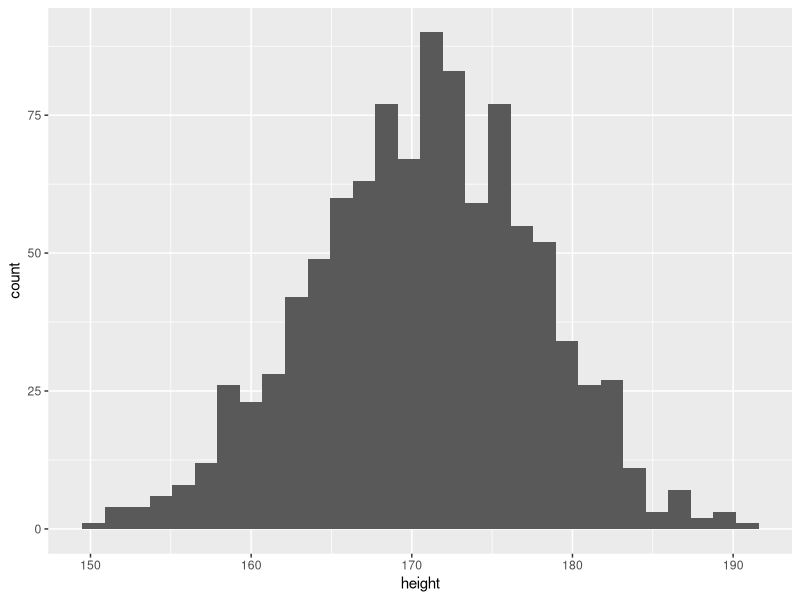
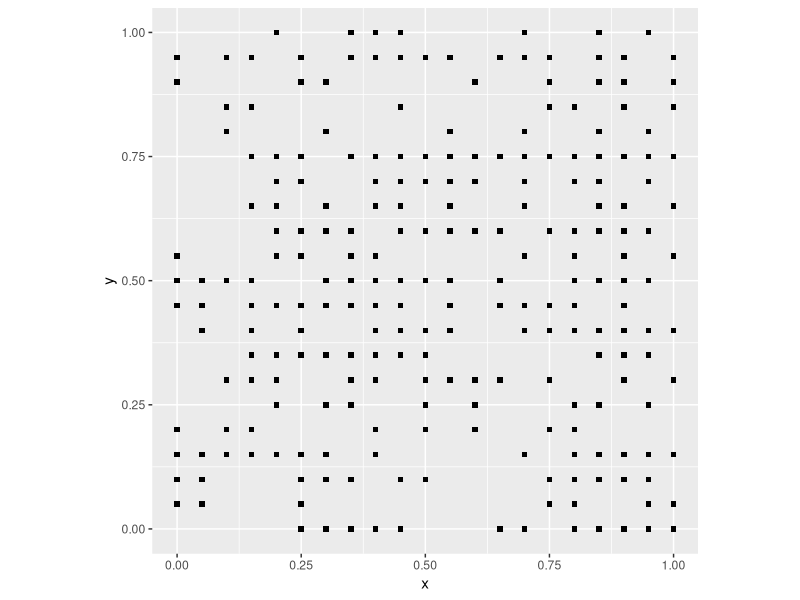
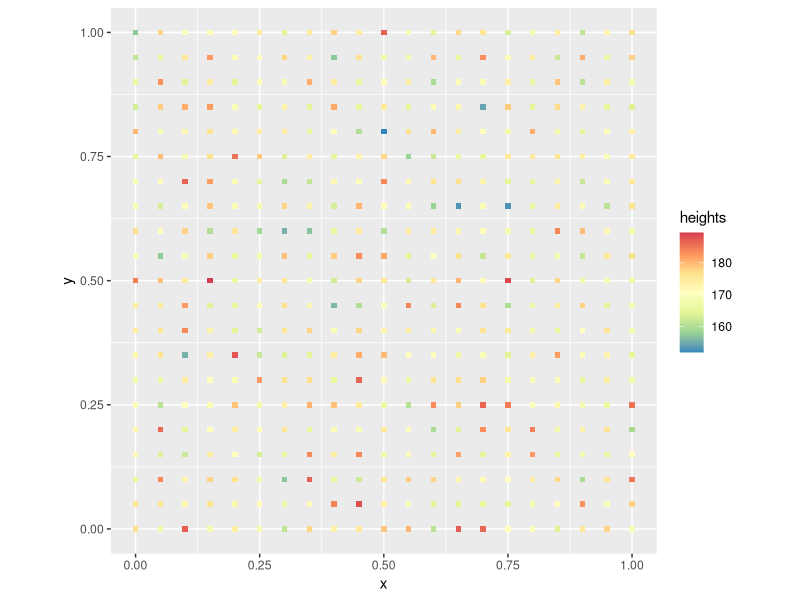
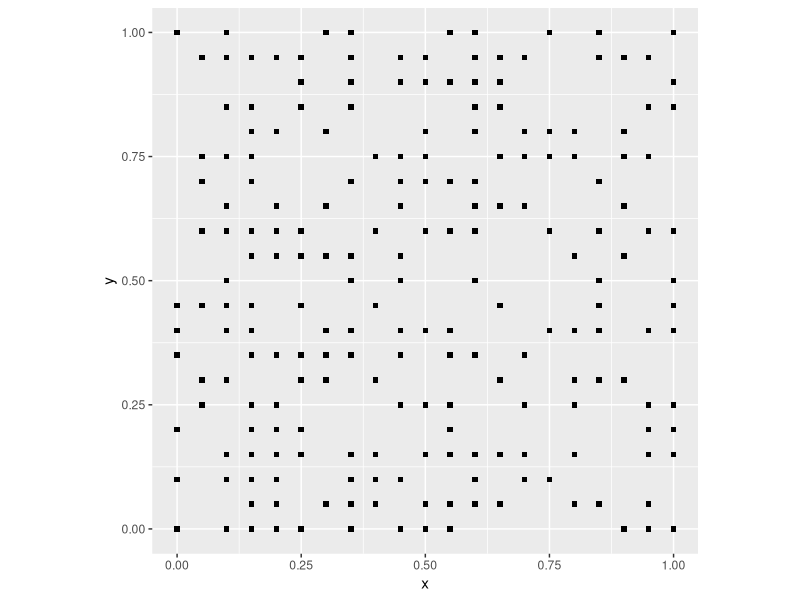
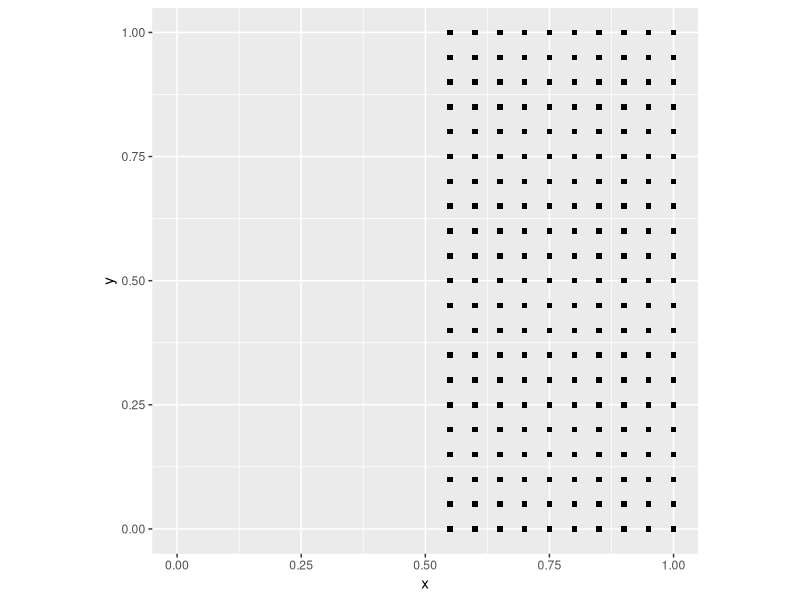
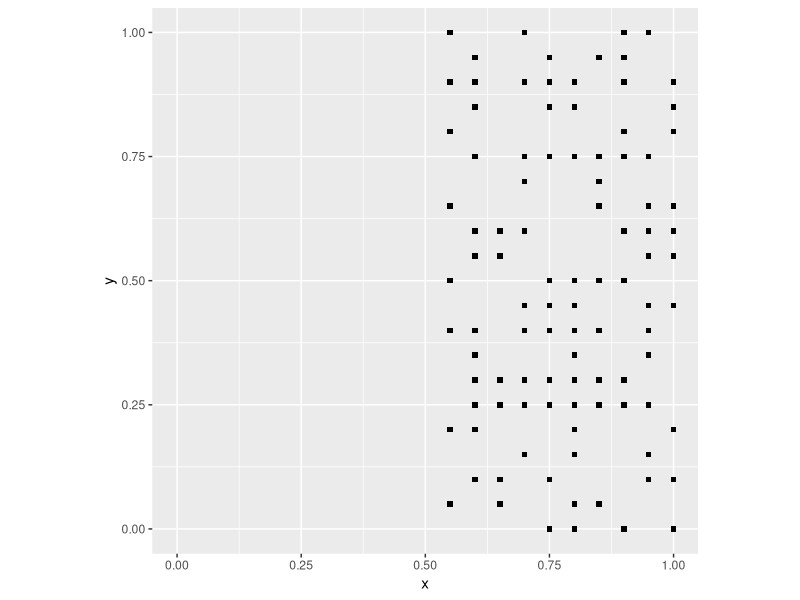
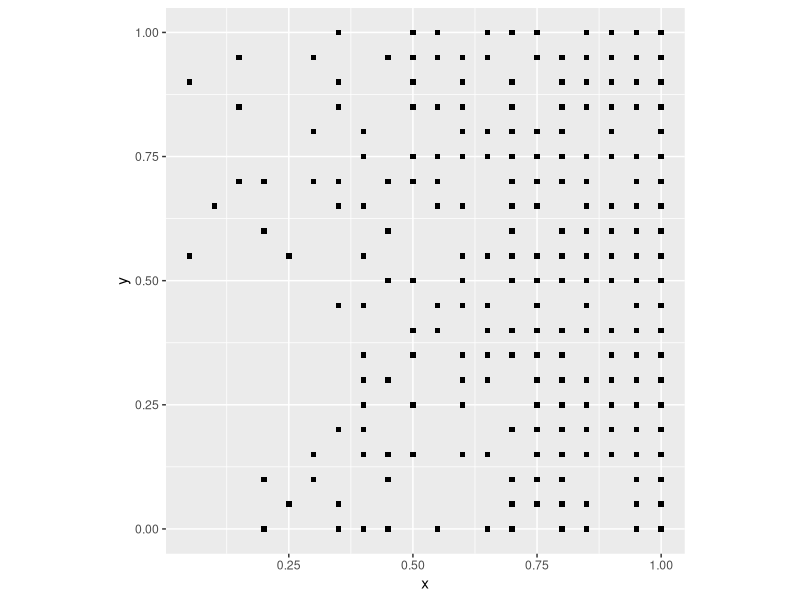
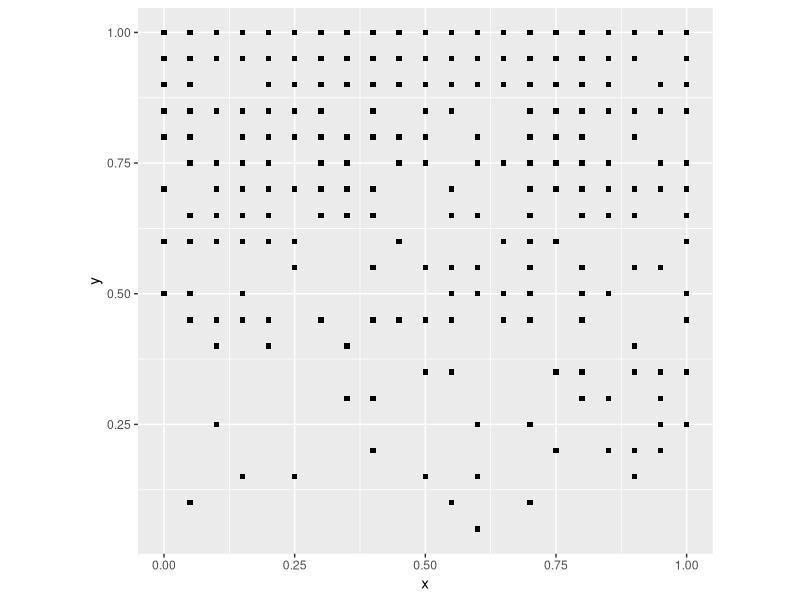

Here is the R script that generated these plots, in order:
## ---- chunk 1
rm(list = ls())
## ---- chunk 2
library(tidyverse)
## ---- chunk 3
#This function simulates the outcome of flipping a coin. 
# Here, we are simulating the result for flipping heads, 
# which has a probability of 0.5. The value of `n` is the 
# number of experiments and `size` is the number of trials 
# in each experiment 
rbinom(n = 1, 
       size = 1, 
       prob = 0.5)
## ---- chunk 4
n <- 1000 # Number of people tossing the coin one time.
coin_flips <- rbinom(n = n, 
                     size = 1, 
                     prob = 0.5)
sum(coin_flips)/n
## ---- chunk 5
# This function generates random numbers based on 
# the normal distribution conditional on the given 
# arguments, i.e., the mean and the standard deviation `sd`. 
rnorm(1, 
      mean = 0, 
      sd = 1)
## ---- chunk 6
rnorm(1, 
      mean = 170.7, 
      sd = 7)
## ---- chunk 7
#Creating a data frame using the random numbers generated 
# from n=1000 people. The results in the data frame are then 
# plotted using ggplot. The end result is a distribution of 
# heights of 1000 men. You are able to see which heights are 
# most common out of the sample.
n <- 1000
height <- rnorm(n, 
                mean = 170.7, 
                sd = 7)
height <- data.frame(height)

# `geom_histogram()` is a geometric object in `ggplot2` that 
# represents the frequency of values in a vector as a bar chart
ggplot(data = height, 
       aes(x = height)) + 
  geom_histogram()
## ---- chunk 8
# expand.grid created a set of coordinates by obtaining 
# all the combinations of the input variables. Here, our 
# landscape ranges in the x-axis from 0 to 1, increasing 
# by 0.05, and the y-axis also from 0 to 1, increasing by 0.05
coords <- expand.grid(x = seq(from = 0, 
                              to = 1, 
                              by = 0.05),
                      y = seq(from = 0, 
                              to = 1, 
                              by = 0.05))
## ---- chunk 9
# `nrow()` returns the number of rows that are present 
# in a data frame. Here, it returns the number of rows 
# in the data frame `coords` 
events <- rbinom(n = nrow(coords), 
                 size = 1, 
                 prob = 0.5)
## ---- chunk 10
# `data.frame()` collects the inputs in a data frame;
# they must have the same number of rows
null_pattern <- data.frame(coords, 
                           events)
## ---- chunk 11
ggplot() + 
  geom_point(data = filter(null_pattern, 
                           events == 1), 
             aes(x = x, 
                 y = y), 
             shape = 15) +
  coord_fixed()
## ---- chunk 12
#heights will be random numbers generated based on 
# the average height of men, 7 standard deviations, 
# and the null landscape "coords" created previously.
heights <- rnorm(n = nrow(coords), 
                 mean = 170.7, 
                 sd = 7)
## ---- chunk 13
null_trend <- data.frame(coords, 
                         heights)
## ---- chunk 14
# Our plot is created based on the dataframe of coords and heights. 
# The value of `x` is plotted to the x-axis, the value of `y` is plotted 
# to the y-axis, and the color of the points depends on the values of 
# `heights`. We can change the _scale_ of colors by means of 
# `scale_color_distiller()`. There, palette `spectral` associates higher 
# values of `heights` as red (taller men), while lower values of `heights` 
# (i.e., shorter men) are appear in blue. More generally, we can control 
# the scale of aesthetic aspects of the plot by means of scale_*something* 
# (scale_shape, scale_size, etc.) 
ggplot() + 
  geom_point(data = null_trend, 
             aes(x = x, 
                 y = y, 
                 color = heights), 
             shape = 15) +
  scale_color_distiller(palette = "Spectral") +
  coord_fixed()
## ---- chunk 15
# Remember that `expand.grid()` will find all combinations of values in the inputs
coords <- expand.grid(x = seq(from = 0, 
                              to = 1, 
                              by = 0.05), 
                      y = seq(from = 0, 
                              to = 1, 
                              by = 0.05))
## ---- chunk 16
# Create a random variable and join to the coordinates to generate a null landscape
events <- rbinom(n = nrow(coords), 
                 size = 1, 
                 prob = 0.5)
null_pattern <- data.frame(coords, 
                           events)

# Plot the null landscape you just created
ggplot() + 
  geom_point(data = subset(null_pattern, 
                           events == 1), 
             aes(x = x, 
                 y = y), 
             shape = 15) +
  coord_fixed()
## ---- chunk 17
# Copy the coordinates to a new object
deterministic_point_pattern <- coords

# `mutate()` adds new variables to a data frame while preserving 
# existing variables. Here, we create a new column in our data frame, 
# called `events` that will take the value of `x` (the position of an 
# observation along the x-axis) and will `round()` it, i.e., if it is 
# less than 0.5 it will round it to zero, and if it is equal to or 
# greater than 0.5 it will round to 1
deterministic_point_pattern <- mutate(deterministic_point_pattern, 
                                      events = round(x))

# Plot the new landscape: `filter()` keeps the rows in a dataframe 
# that meet a condition (for example, that the value of `events` is 1),
# and discards the rest
ggplot() + 
  geom_point(data = filter(deterministic_point_pattern, 
                           events == 1), 
             aes(x = x, 
                 y = y), 
             shape = 15) +
  xlim(0, 1) +
  coord_fixed()
## ---- chunk 18
# Copy the coordinates to a new object 
stochastic_point_pattern <- coords

# Here, we combine the function `round()`, which is deterministic operation, 
# and `rbinom()` to generate a random number
stochastic_point_pattern <- 
  mutate(stochastic_point_pattern, 
         events = round(x) - round(x) * rbinom(n = nrow(coords), 
                                               size = 1, 
                                               prob = 0.5))

# Plot the new landscape
ggplot() + 
  geom_point(data = subset(stochastic_point_pattern,
                           events == 1), 
             aes(x = x, 
                 y = y), 
             shape = 15) +
  xlim(0, 1) +
  coord_fixed()
## ---- chunk 19
# Copy the coordinates to a new object, called `pattern1`
pattern1 <- coords
## ---- chunk 20
# Remember, mutate adds a new column to a data frame. In this 
# example, mutate creates a new column, `events` using random
# binomial values; however, notice that the `prob` is not 0.5! 
# Instead, it depends on `x` the position of the event on the x-axis 
pattern1 <- mutate(pattern1, 
                   events = rbinom(n = nrow(pattern1), 
                                   size = 1, 
                                   prob = (x)))
## ---- chunk 21
ggplot() + 
  geom_point(data = subset(pattern1, 
                           events == 1), 
             aes(x = x, 
                 y = y), 
             shape = 15) +
  coord_fixed()
## ---- chunk 22
# Overwrite the `events`, now the probability of success 
# in the random binomial number generator is a function of 
# `y`, the position of the event on the y-axis 
pattern1 <- mutate(pattern1, 
                   events = rbinom(n = nrow(pattern1), 
                                   size = 1, 
                                   prob = (y)))

# Plot the new events
ggplot() + 
  geom_point(data = subset(pattern1, 
                           events == 1), 
             aes(x = x, 
                 y = y), 
             shape = 15) +
  coord_fixed()
## ---- chunk 23
# Now the probability is the product of `x` and `y`
pattern1 <- mutate(pattern1, 
                   events = rbinom(n = nrow(pattern1), 
                                   size = 1, 
                                   prob = (x * y)))

# Plot
ggplot() + 
  geom_point(data = subset(pattern1, 
                           events == 1), 
             aes(x = x, 
                 y = y), 
             shape = 15) +
  coord_fixed()
## ---- chunk 24
# Copy the coordinates to the object `pattern1`
pattern1 <- coords

# In this case, `mutate()` creates a new variable, `distance`, 
# which is the straight line distance from the center of the 
# region (at coordinates x = 0.5 and y = 0.5). Now the probability 
# of success in the random binomial number generator depends on this `distance` 
pattern1 <- mutate(pattern1, 
                   distance = sqrt((0.5 - x)^2 + (0.5 - y)^2), 
                   events = rbinom(n = nrow(pattern1), 
                                   size = 1, 
                                   prob = 1 - exp(-0.5 * distance)))
## ---- chunk 25
ggplot() + 
  geom_point(data = subset(pattern1, 
                           events == 1), 
             aes(x = x, 
                 y = y), 
             shape = 15) +
  coord_fixed()
## ---- chunk 26
trend1 <- coords
## ---- chunk 27
trend1 <- mutate(trend1,
                 heights = 160 + 20 * y  + rnorm(n = nrow(pattern1), 
                                                 mean = 0, 
                                                 sd = 7))
## ---- chunk 28
ggplot() + 
  geom_point(data = trend1, aes(x = x, 
                                y = y, 
                                color = heights), 
             shape = 15) +
  scale_color_distiller(palette = "Spectral") +
  coord_fixed()
